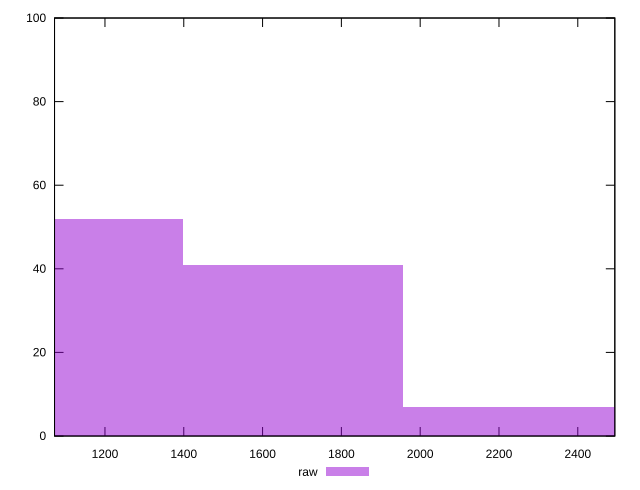

Write gnuplot code to recreate this figure.
reset

$raw <<EOF
2235.8756554062197 7
1676.9067415546647 41
1117.9378277031099 52
EOF

set key outside below
set boxwidth 558.9689138515549
set xrange [1072:2494]
set yrange [0:100]
set trange [0:100]
set style fill transparent solid 0.5 noborder
set terminal svg size 640, 490 enhanced background rgb 'white'
set output "report_00014_2021-02-09T15:56:05.503Z/render-blocking-resources/samples/pages+cached/raw/histogram.svg"

plot $raw title "raw" with boxes

reset
